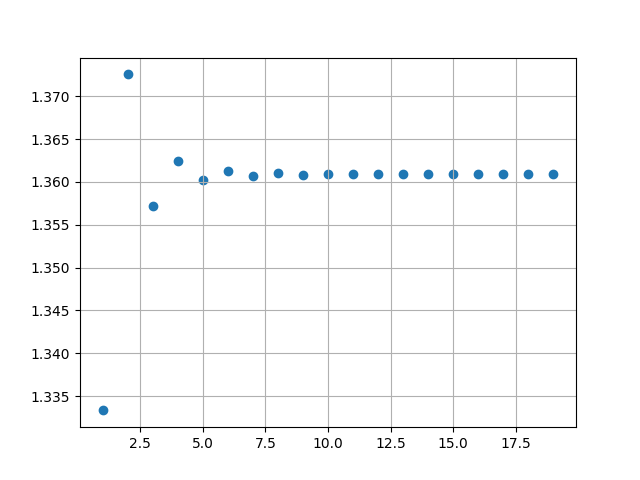

Recreate this plot in Python.
import math
import matplotlib.pyplot as plt

N = 20
x = [i for i in range(1, N)]
y = []
s = 0

for i in range(1, N):
	n = float(i)
	an = (n*n + 3*n - 8) / (n ** 6 - n ** 4 + 3)
	#if i % 2: an *= -1
	print(an)
	s += an
	y.append(s)

print(f"\n Sn = {s}")
print(f" For n = {N}")
plt.scatter(x, y)
plt.grid()
plt.show()
